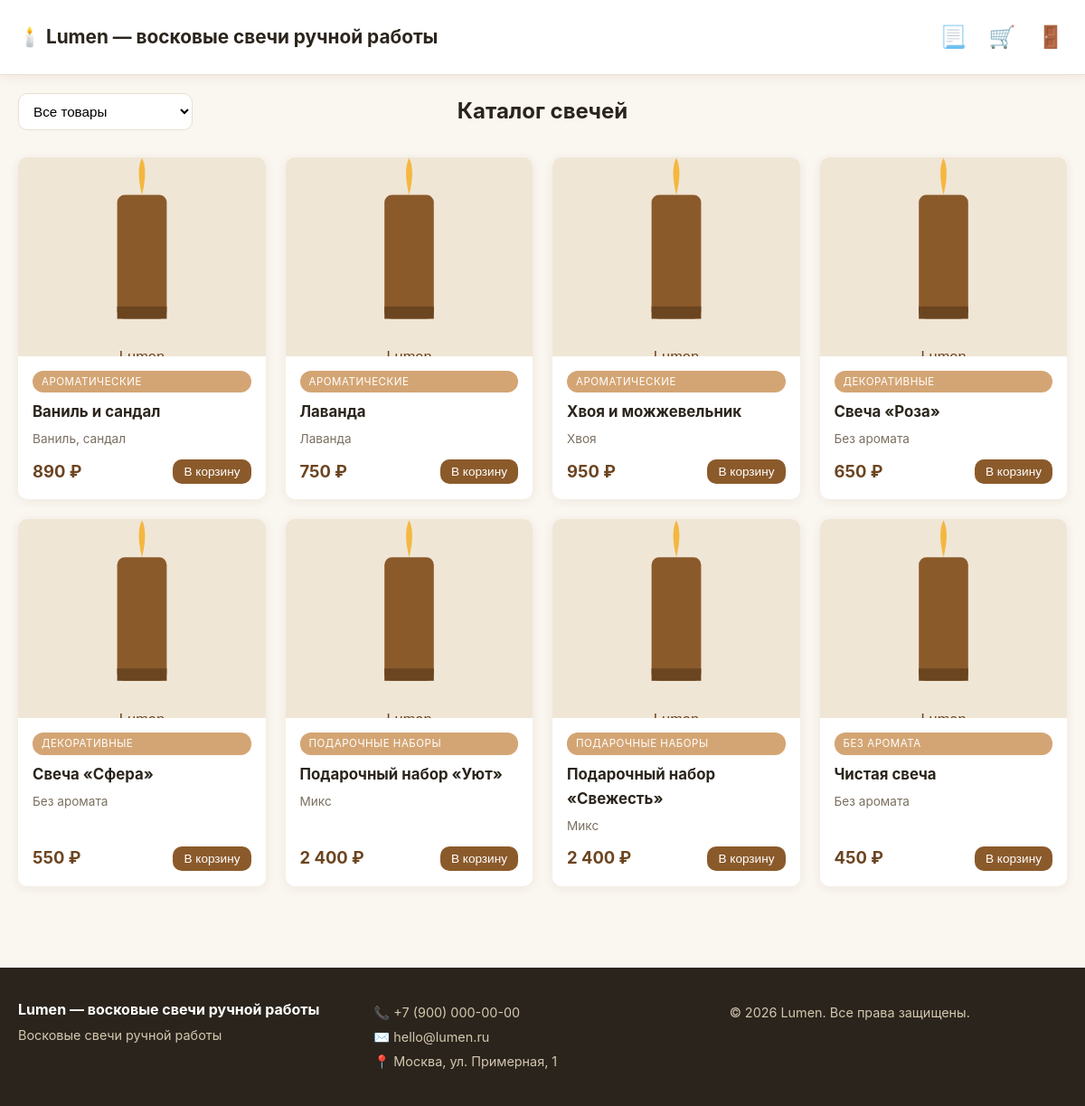
The page /shop.php on the database its author committed.
### tables this page shows
CREATE TABLE IF NOT EXISTS products (
    id INT AUTO_INCREMENT PRIMARY KEY,
    category_id INT,
    name VARCHAR(200) NOT NULL,
    description TEXT,
    price DECIMAL(10,2) NOT NULL,
    stock INT DEFAULT 0,
    image VARCHAR(255),
    aroma VARCHAR(100),
    weight INT,
    active TINYINT(1) DEFAULT 1,
    created_at TIMESTAMP DEFAULT CURRENT_TIMESTAMP,
    FOREIGN KEY (category_id) REFERENCES categories(id) ON DELETE SET NULL
);

CREATE TABLE IF NOT EXISTS categories (
    id INT AUTO_INCREMENT PRIMARY KEY,
    name VARCHAR(100) NOT NULL,
    slug VARCHAR(100) UNIQUE NOT NULL
);

### includes/db.php (called while the page is built)
<?php
$cfg = require __DIR__ . '/../config.php';
$dsn = "mysql:host={$cfg['db']['host']};dbname={$cfg['db']['dbname']};charset={$cfg['db']['charset']}";
try {
    $pdo = new PDO($dsn, $cfg['db']['user'], $cfg['db']['pass'], [
        PDO::ATTR_ERRMODE => PDO::ERRMODE_EXCEPTION,
        PDO::ATTR_DEFAULT_FETCH_MODE => PDO::FETCH_ASSOC,
        PDO::ATTR_EMULATE_PREPARES => false,
    ]);
} catch (PDOException $e) {
    die('Ошибка подключения к БД: ' . htmlspecialchars($e->getMessage()));
}
function db(): PDO {
    static $instance = null;
    if ($instance === null) {
        global $pdo;
        $instance = $pdo;
    }
    return $instance;
}

### includes/functions.php (called while the page is built, shortened)
<?php
require_once __DIR__ . '/db.php';
function e($s){ return htmlspecialchars((string)$s, ENT_QUOTES, 'UTF-8'); }
function setting(string $key, $default = '') {
    static $cache = null;
    if ($cache === null) {
        $rows = db()->query("SELECT `key`, value FROM settings")->fetchAll();
        $cache = [];
        foreach ($rows as $r) $cache[$r['key']] = $r['value'];
    }
    return $cache[$key] ?? $default;
}
function product_image($img) {
    return 'assets/placeholder.svg';
}
function money($v) {
    return number_format((float)$v, 0, ',', ' ') . ' ' . setting('currency', '₽');
}

### shop.php (the view, shortened to what this page needs)
<?php
require_once __DIR__ . '/includes/functions.php';
$page = max(1, (int)($_GET['page'] ?? 1));
$perPage = (int)(require __DIR__ . '/config.php')['items_per_page'];
$where = ['p.active=1'];
$params = [];
$whereSql = $where ? 'WHERE ' . implode(' AND ', $where) : '';
$stmt = db()->prepare("
    SELECT p.*, c.name AS category_name
    FROM products p LEFT JOIN categories c ON p.category_id=c.id
    $whereSql
    ORDER BY p.created_at DESC
    LIMIT ? OFFSET ?
");
$stmt->execute(array_merge($params, [$perPage, ($page-1)*$perPage]));
$products = $stmt->fetchAll();
require __DIR__ . '/includes/header.php';
?>
<div class="catalog-header">
    <h2 class="catalog-title">Каталог свечей</h2>
    <div class="filter-sidebar-inline">
        <select id="category-filter" name="cat" onchange="document.location='?cat='+this.value;">
            <option value="">Все товары</option>
        </select>
    </div>
</div>
<div class="catalog-container">
    <div class="product-grid">
        <?php if(!$products): ?>
            <p class="empty">Товары не найдены</p>
        <?php else: foreach($products as $p): ?>
            <article class="product-card">
                <a href="/product.php?id=<?= $p['id'] ?>">
                    <img src="<?= product_image($p['image']) ?>" alt="<?= e($p['name']) ?>" loading="lazy">
                </a>
                <div class="product-info">
                    <?php if($p['category_name']): ?><span class="cat-tag"><?= e($p['category_name']) ?></span><?php endif; ?>
                    <h3><a href="/product.php?id=<?= $p['id'] ?>"><?= e($p['name']) ?></a></h3>
                    <?php if($p['aroma']): ?><p class="aroma"><?= e($p['aroma']) ?></p><?php endif; ?>
                    <div class="price-row">
                        <span class="price"><?= money($p['price']) ?></span>
                        <?php if($p['stock']>0): ?>
                            <form method="post" action="/cart.php">
                                <button class="btn btn-primary btn-sm">В корзину</button>
                            </form>
                        <?php else: ?>
                            <span class="out-of-stock">Нет в наличии</span>
                        <?php endif; ?>
                    </div>
                </div>
            </article>
        <?php endforeach; endif; ?>
    </div>
</div>
<?php require __DIR__ . '/includes/footer.php'; ?>

### assets/style.css (style rules this page uses)
:root { --bg:#faf6f0; --card:#fff; --text:#2a241c; --muted:#7a6f60; --primary:#8b5a2b; --primary-dark:#6b4420; --accent:#d4a574; --border:#e8dfd2; --success:#2d7a4f; --error:#b33a3a; --radius:10px; --shadow:0 2px 12px rgba(90,60,20,.08); }
* { box-sizing:border-box;margin:0;padding:0 }
body { font-family:-apple-system,BlinkMacSystemFont,'Segoe UI',Roboto,sans-serif;background:var(--bg);color:var(--text);line-height:1.6;min-height:100vh;display:flex;flex-direction:column }
a { color:var(--primary);text-decoration:none }
img { max-width:100%;display:block }
.catalog-header { display:flex;align-items:center;justify-content:space-between;margin-bottom:30px;position:relative }
.catalog-title { margin:0;position:absolute;left:50%;transform:translateX(-50%);text-align:center }
.filter-sidebar-inline select { padding:10px 12px;border:1px solid var(--border);border-radius:var(--radius);font-size:.95rem;background:var(--card);cursor:pointer;min-width:180px }
.catalog-container { display:block }
.product-grid { display:grid;grid-template-columns:repeat(auto-fill,minmax(240px,1fr));gap:22px;margin-bottom:30px;flex:1 }
.product-card { background:var(--card);border-radius:var(--radius);overflow:hidden;box-shadow:var(--shadow);transition:transform .2s, box-shadow .2s;display:flex;flex-direction:column }
.product-card img { width:100%;height:220px;object-fit:cover;background:#eee }
.product-info { padding:16px;display:flex;flex-direction:column;flex:1 }
.cat-tag { display:inline-block;background:var(--accent);color:#fff;font-size:.72rem;padding:3px 10px;border-radius:12px;margin-bottom:8px;text-transform:uppercase;letter-spacing:.5px }
.product-info h3 { font-size:1.05rem;margin-bottom:6px }
.product-info h3 a { color:var(--text) }
.aroma { font-size:.85rem;color:var(--muted);margin-bottom:10px }
.price-row { display:flex;align-items:center;justify-content:space-between;margin-top:auto }
.price { font-weight:700;font-size:1.15rem;color:var(--primary-dark) }
.btn { display:inline-block;padding:10px 18px;border:none;border-radius:var(--radius);font-size:.95rem;cursor:pointer;transition:all .2s;text-decoration:none;background:var(--border);color:var(--text) }
.btn-primary { background:var(--primary);color:#fff }
.btn-sm { padding:6px 12px;font-size:.85rem }

### rows shown on the page
products: category.name "АРОМАТИЧЕСКИЕ", name "Ваниль и сандал", aroma "Ваниль, сандал", price "890 ₽"
products: category.name "АРОМАТИЧЕСКИЕ", name "Лаванда", aroma "Лаванда", price "750 ₽"
products: category.name "АРОМАТИЧЕСКИЕ", name "Хвоя и можжевельник", aroma "Хвоя", price "950 ₽"
products: category.name "ДЕКОРАТИВНЫЕ", name "Свеча «Роза»", aroma "Без аромата", price "650 ₽"
products: category.name "ДЕКОРАТИВНЫЕ", name "Свеча «Сфера»", aroma "Без аромата", price "550 ₽"
products: category.name "ПОДАРОЧНЫЕ НАБОРЫ", name "Подарочный набор «Уют»", aroma "Микс", price "2 400 ₽"
products: category.name "ПОДАРОЧНЫЕ НАБОРЫ", name "Подарочный набор «Свежесть»", aroma "Микс", price "2 400 ₽"
products: category.name "БЕЗ АРОМАТА", name "Чистая свеча", aroma "Без аромата", price "450 ₽"

### other values the page prints
$shopName "Lumen — восковые свечи ручной работы"
setting('shop_name','Lumen') "Lumen — восковые свечи ручной работы"
setting('shop_phone','') "+7 (900) 000-00-00"
setting('shop_email','') "hello@lumen.ru"
setting('shop_address','') "Москва, ул. Примерная, 1"
